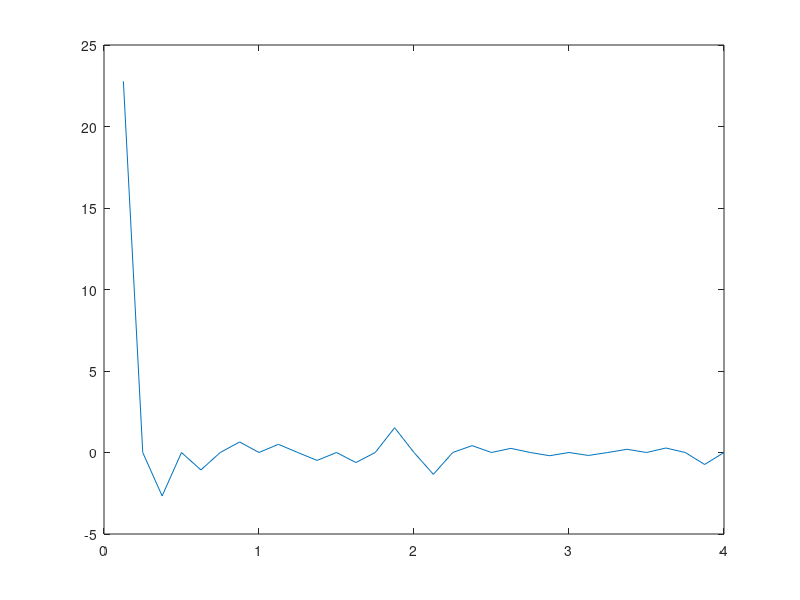
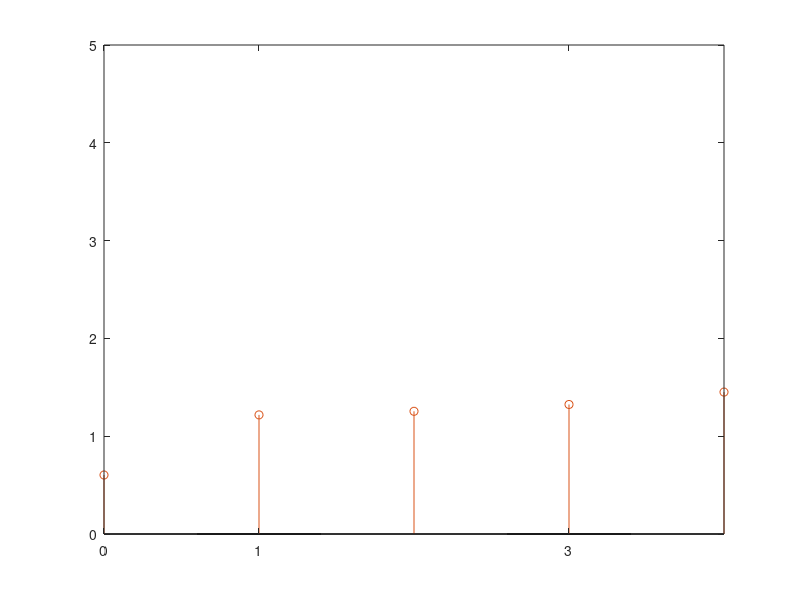

Source code (MATLAB) for these figures, in order:
%A)

a0 = 0;
w0 = pi/2;
Np = 2^5;
T = 4;
Ts = T/Np;
x = zeros(1,Np);
t = zeros(1,Np);
Nh = 2;
a = zeros(1,Nh);



for n=1:Np
    t(n) = Ts*n;
    x(n) = a0/2;
    for k=1:Nh
        a(k) = (4/n*pi)*sin(n*(pi/2));
        x(n) =  x(n) + a(k)*cos((2*k-1)*w0*t(n));
    end
end


plot(t,x);
figure;
bar([0 1:2:2*Nh], [a0/2 a])
hold on


xa = abs(fft(x, Np))/Np;
x(1) = xa(1);
x(2:Np/2) = xa(2:Np/2)*2;
stem([0 1:1:2*Nh], [x(1:2*Nh+1)])
axis([0 2*Nh 0 5])





